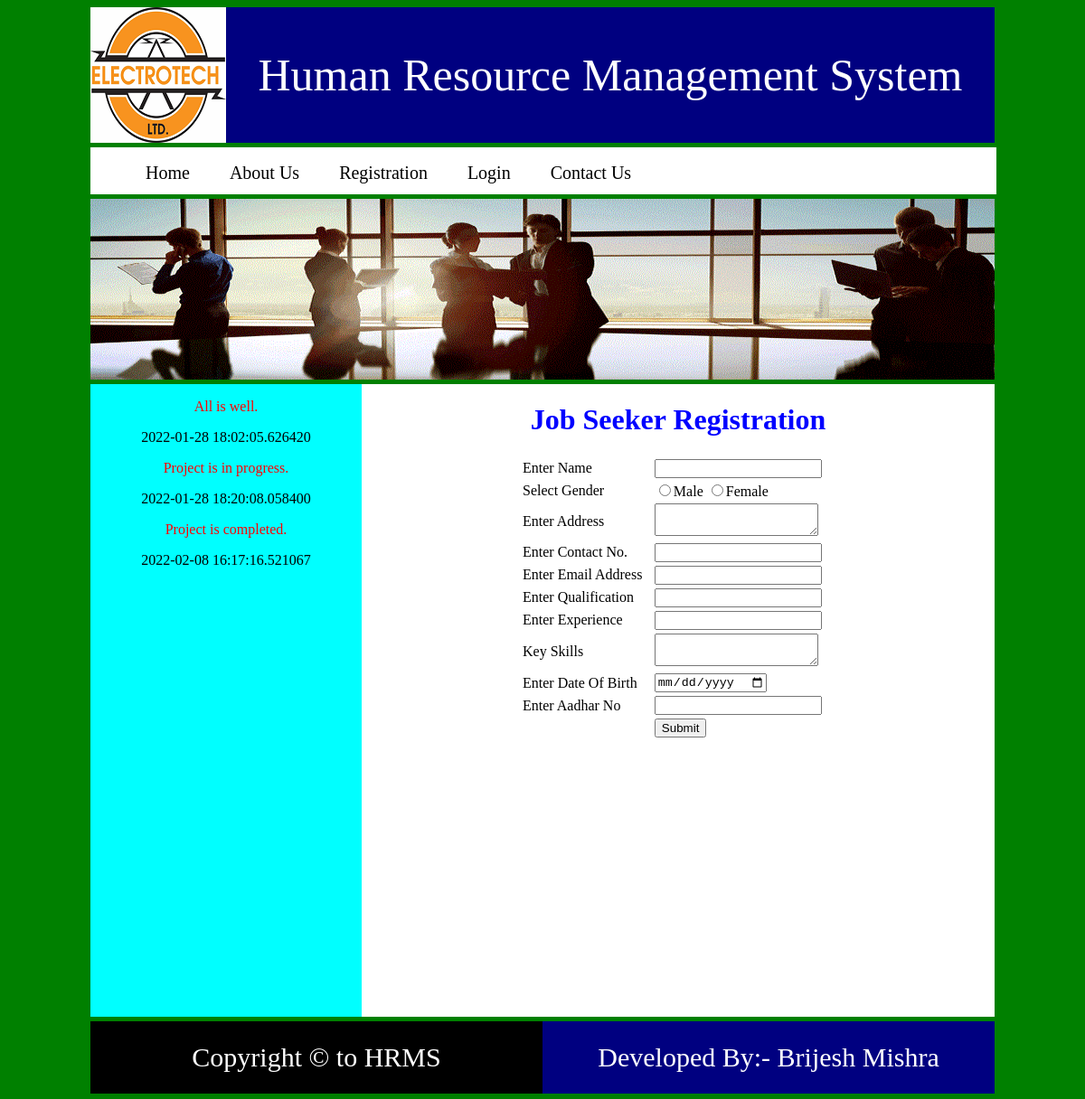
Page /registration/ on the committed database.
### adminzone/models.py (models this page shows)
class Notification(models.Model):
    notificationtext=models.CharField(max_length=200)
    notificationdate=models.CharField(max_length=30)

### hrapp/views.py (the view)
# urls.py: path('registration/',views.registration,name='registration'),
def registration(request):
    nf=Notification.objects.all()
    return render(request,"registration.html",{'nf':nf})

### hrapp/templates/registration.html (shortened to what this page needs)
{% extends "parent.html" %}
{% block body %}
<h1 style="color:blue;text-align:center;">
    Job Seeker Registration
</h1>
<form action="{% url 'savejobseeker' %}" method="post">
    <table style="margin:0 auto;width:50%;">
        <tr>
            <td>Enter Name</td>
            <td>
                <input type="text" name="name"/>
            </td>
        </tr>
        <tr>
            <td>Select Gender</td>
            <td>
                <input type="radio" name="gender" value="Male"/>Male
                <input type="radio" name="gender" value="Female"/>Female
            </td>
        </tr>
        <tr>
            <td>Enter Address</td>
            <td>
                <textarea name="address"></textarea>
            </td>
        </tr>
        <tr>
            <td>Enter Contact No.</td>
            <td>
                <input type="number" name="contactno"/>
            </td>
        </tr>
        <tr>
            <td>Enter Email Address</td>
            <td>
                <input type="email" name="emailaddress"/>
            </td>
        </tr>
        <tr>
            <td>Enter Qualification</td>
            <td>
                <input type="text" name="qualification"/>
            </td>
        </tr>
        <tr>
            <td>Enter Experience</td>
            <td>
                <input type="text" name="experience"/>
            </td>
        </tr>
        <tr>
            <td>Key Skills</td>
            <td>
                <textarea name="keyskills"></textarea>
            </td>
        </tr>
        <tr>
            <td>Enter Date Of Birth</td>
            <td>
                <input type="date" name="dob"/>
            </td>
        </tr>
        <tr>
            <td>Enter Aadhar No</td>
            <td>
                <input type="number" name="aadharno"/>
            </td>
        </tr>
        <tr>
            <td></td>
            <td>
                <input type="submit" value="Submit"/>
            </td>
        </tr>
    </table>
</form>
{% endblock body %}

### hrapp/templates/parent.html (shortened to what this page needs)
<!DOCTYPE html>
<html lang="en">
{% load static %}
<head>
</head>
<body bgcolor="green" onload="moveslider()">
    <div id="outer">
        <div id="header">
            <div id="logo">
                <img src="{% static 'images/logo.png' %}" width="150" height="150"/>
            </div>
            <div id="banner">
                Human Resource Management System
            </div>
        </div>
        <div id="menu">
            <ul>
                <li><a href="{% url 'index' %}">Home</a></li>
                <li><a href="{% url 'aboutus' %}">About Us</a></li>
                <li><a href="{% url 'registration' %}">Registration</a></li>
                <li><a href="{% url 'login' %}">Login</a></li>
                <li><a href="{% url 'contactus' %}">Contact Us</a></li>
            </ul>
        </div>
        <div id="slider">
            <img id="slide" width="1000" height="200"/>
        </div>
        <div id="parent">
            <div id="left">
                <marquee direction="up" height="500" behavior="alternate" onmouseover="stop()" onmouseout="start()">
                {% for n in nf %}
                    <p style="text-align:center;color:red;">{{n.notificationtext}}</p>
                    <p style="text-align:center;">{{n.notificationdate}}</p>
                {% endfor %}
               </marquee>
            </div>
            <div id="main">
                {% block body %}
                {% endblock body %}
            </div>
        </div>
        <div id="footer">
            <div id="lfooter">
                Copyright &copy; to HRMS
            </div>
            <div id="rfooter">
                Developed By:- Brijesh Mishra
            </div>
        </div>
    </div>
</body>
</html>

### hrapp/templates/parent.html (style rules this page uses)
#outer { width:1000px; height:1200px; //border:1px solid white; margin:auto; }
#header { width:1000px; height:150px; }
#logo { width:150px; height:150px; background-color: pink; float:left; }
#banner { width:850px; height:150px; background-color:navy; float:right; font-size:50px; color:white; text-align:center; line-height:150px; }
#menu { width:1000px; height:50px; background-color:white; margin-top:5px; border:1px solid white; }
#menu ul { list-style-type:none; }
#menu ul li { display:inline; }
#menu ul li a { padding:20px; font-size:20px; text-decoration:none; color:black; }
#slider { width:1000px; height:200px; background-color:grey; margin-top:5px; }
#parent { width:1000px; height:700px; margin-top:5px; }
#left { width:300px; height:700px; background-color:aqua; float:left; }
#main { width:700px; height:700px; background-color:white; float:right; }
#footer { width:1000px; height:80px; margin-top:5px; }
#lfooter { width:500px; height:80px; background-color:black; float:left; color:white; font-size:30px; text-align:center; line-height:80px; }
#rfooter { width:500px; height:80px; background-color:navy; float:right; color:white; font-size:30px; text-align:center; line-height:80px; }

### rows in the picture
Notification: notificationtext "All is well.", notificationdate "2022-01-28 18:02:05.626420"
Notification: notificationtext "Project is in progress.", notificationdate "2022-01-28 18:20:08.058400"
Notification: notificationtext "Project is completed.", notificationdate "2022-02-08 16:17:16.521067"
